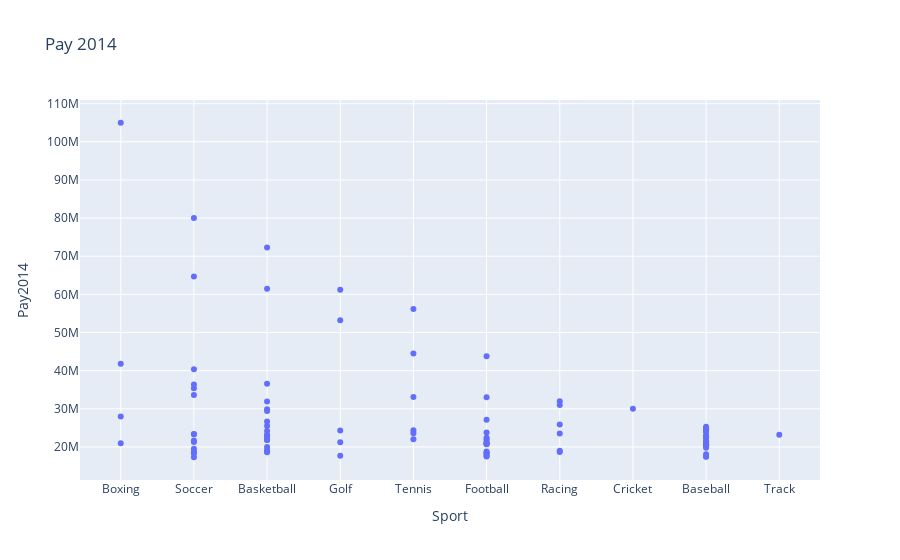

The code cell stored with this chart in its notebook:
### Code cell
fig = px.scatter(dfs, x="Sport", y="Pay2014",title="Pay 2014")
fig.show()

### Figure 1 — Plotly figure (JSON) as saved in the notebook; plotly's stock layout.template omitted (floating-point values rounded to 4 significant figures)
{"data": [{"hovertemplate": "Sport=%{x}<br>Pay2014=%{y}<extra></extra>", "legendgroup": "", "marker": {"color": "#636efa", "symbol": "circle"}, "mode": "markers", "name": "", "orientation": "v", "showlegend": false, "type": "scatter", "x": ["Boxing", "Soccer", "Basketball", "Soccer", "Basketball", "Golf", "Tennis", "Golf", "Tennis", "Football", "Boxing", "Soccer", "Basketball", "Soccer", "Soccer", "Soccer", "Tennis", "Football", "Racing", "Basketball", "Racing", "Cricket", "Basketball", "Basketball", "Boxing", "Football", "Basketball", "Racing", "Basketball", "Baseball", "Baseball", "Baseball", "Baseball", "Tennis", "Baseball", "Golf", "Basketball", "Baseball", "Baseball", "Football", "Tennis", "Racing", "Soccer", "Soccer", "Track", "Basketball", "Basketball", "Baseball", "Baseball", "Baseball", "Baseball", "Basketball", "Football", "Baseball", "Football", "Tennis", "Basketball", "Basketball", "Soccer", "Baseball", "Baseball", "Football", "Soccer", "Golf", "Baseball", "Boxing", "Football", "Football", "Football", "Baseball", "Football", "Baseball", "Baseball", "Baseball", "Baseball", "Baseball", "Baseball", "Baseball", "Basketball", "Baseball", "Soccer", "Basketball", "Racing", "Football", "Basketball", "Soccer", "Racing", "Basketball", "Football", "Soccer", "Football", "Soccer", "Baseball", "Football", "Golf", "Football", "Football", "Baseball", "Baseball", "Soccer"], "xaxis": "x", "y": [105000000, 80000000, 72300000, 64700000, 61500000, 61200000, 56200000, 53200000, 44500000, 43800000, 41800000, 40400000, 36600000, 36400000, 35400000, 33600000, 33100000, 33000000, 32000000, 31900000, 31000000, 30000000, 29900000, 29400000, 28000000, 27100000, 26700000, 25900000, 25500000, 25300000, 24800000, 24600000, 24500000, 24400000, 24300000, 24300000, 24200000, 24200000, 23900000, 23800000, 23600000, 23500000, 23400000, 23300000, 23200000, 23200000, 23000000, 22900000, 22900000, 22700000, 22600000, 22500000, 22400000, 22400000, 22000000, 22000000, 21800000, 21800000, 21700000, 21500000, 21500000, 21400000, 21300000, 21200000, 21100000, 21000000, 21000000, 21000000, 20800000, 20700000, 20700000, 20700000, 20600000, 20500000, 20400000, 20400000, 20300000, 20300000, 20000000, 19800000, 19500000, 19200000, 19000000, 18800000, 18800000, 18700000, 18700000, 18600000, 18500000, 18500000, 18400000, 18300000, 18100000, 18000000, 17700000, 17600000, 17500000, 17500000, 17400000, 17300000], "yaxis": "y"}], "layout": {"legend": {"tracegroupgap": 0}, "title": {"text": "Pay 2014"}, "xaxis": {"anchor": "y", "domain": [0, 1], "title": {"text": "Sport"}}, "yaxis": {"anchor": "x", "domain": [0, 1], "title": {"text": "Pay2014"}}}}
